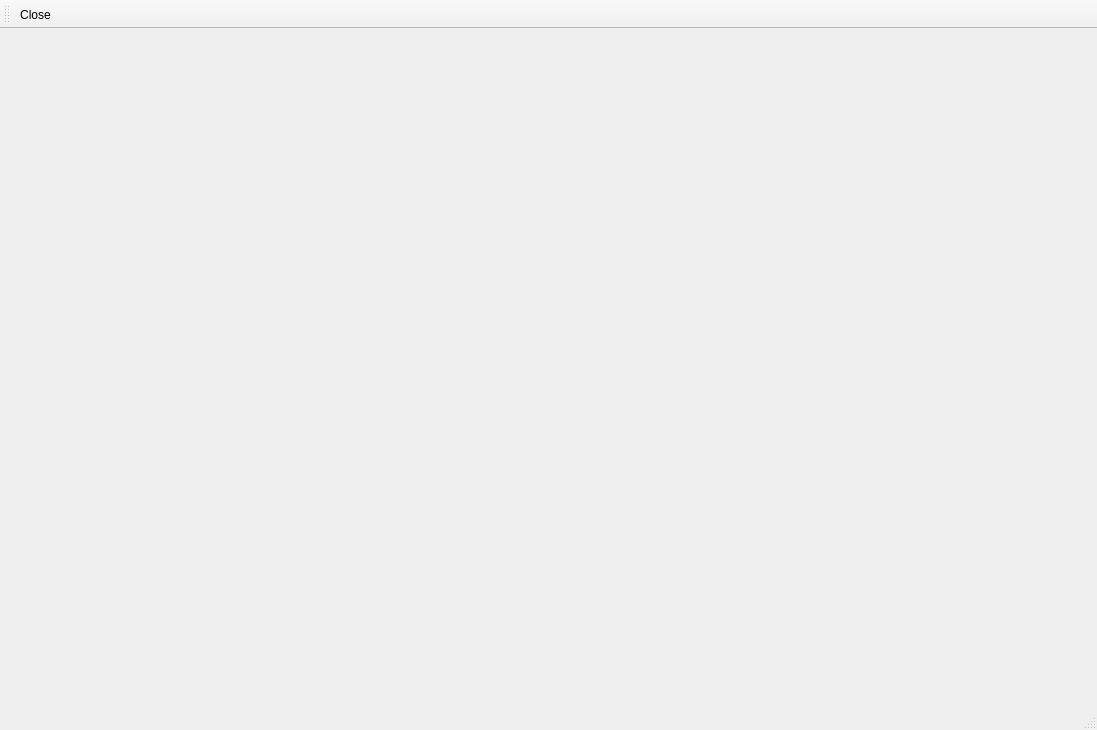
<?xml version="1.0" encoding="UTF-8"?>
<ui version="4.0">
 <class>MainWindow</class>
 <widget class="QMainWindow" name="MainWindow">
  <property name="geometry">
   <rect>
    <x>0</x>
    <y>0</y>
    <width>1097</width>
    <height>730</height>
   </rect>
  </property>
  <property name="windowTitle">
   <string>MainWindow</string>
  </property>
  <widget class="QWidget" name="centralwidget">
   <widget class="QWidget" name="plotview" native="true">
    <property name="geometry">
     <rect>
      <x>10</x>
      <y>10</y>
      <width>1081</width>
      <height>631</height>
     </rect>
    </property>
    <property name="sizePolicy">
     <sizepolicy hsizetype="Preferred" vsizetype="Preferred">
      <horstretch>0</horstretch>
      <verstretch>0</verstretch>
     </sizepolicy>
    </property>
    <property name="minimumSize">
     <size>
      <width>0</width>
      <height>400</height>
     </size>
    </property>
    <layout class="QVBoxLayout" name="plotview_layout">
     <property name="spacing">
      <number>0</number>
     </property>
     <property name="leftMargin">
      <number>0</number>
     </property>
     <property name="topMargin">
      <number>0</number>
     </property>
     <property name="rightMargin">
      <number>0</number>
     </property>
     <property name="bottomMargin">
      <number>0</number>
     </property>
    </layout>
   </widget>
  </widget>
  <widget class="QMenuBar" name="menubar">
   <property name="geometry">
    <rect>
     <x>0</x>
     <y>0</y>
     <width>1097</width>
     <height>22</height>
    </rect>
   </property>
  </widget>
  <widget class="QStatusBar" name="statusbar"/>
  <widget class="QToolBar" name="toolBar">
   <property name="windowTitle">
    <string>toolBar</string>
   </property>
   <attribute name="toolBarArea">
    <enum>TopToolBarArea</enum>
   </attribute>
   <attribute name="toolBarBreak">
    <bool>false</bool>
   </attribute>
   <addaction name="action_close"/>
  </widget>
  <action name="action_close">
   <property name="checkable">
    <bool>false</bool>
   </property>
   <property name="icon">
    <iconset>
     <normaloff>../resources/icons/delete-outline.svg</normaloff>../resources/icons/delete-outline.svg</iconset>
   </property>
   <property name="text">
    <string>Close</string>
   </property>
   <property name="toolTip">
    <string>Close PhisioMRI_GUI</string>
   </property>
   <property name="font">
    <font/>
   </property>
  </action>
 </widget>
 <resources/>
 <connections/>
</ui>
